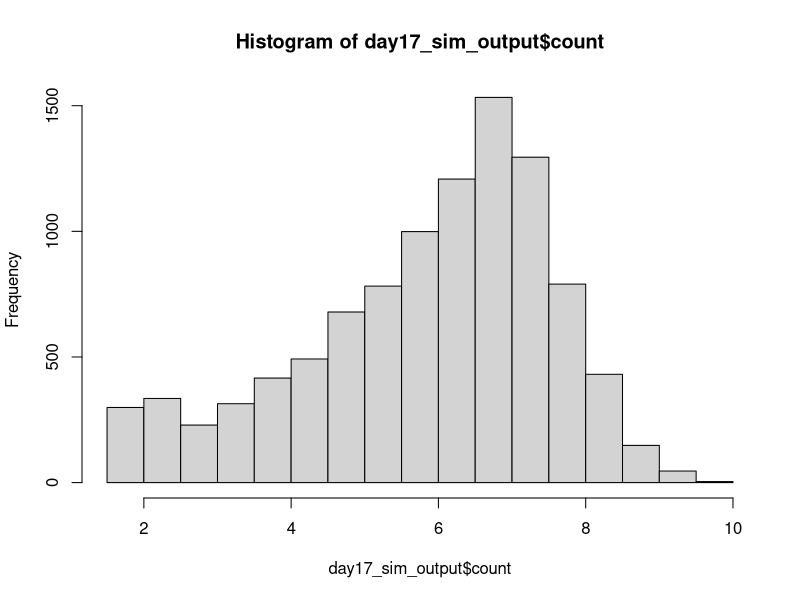
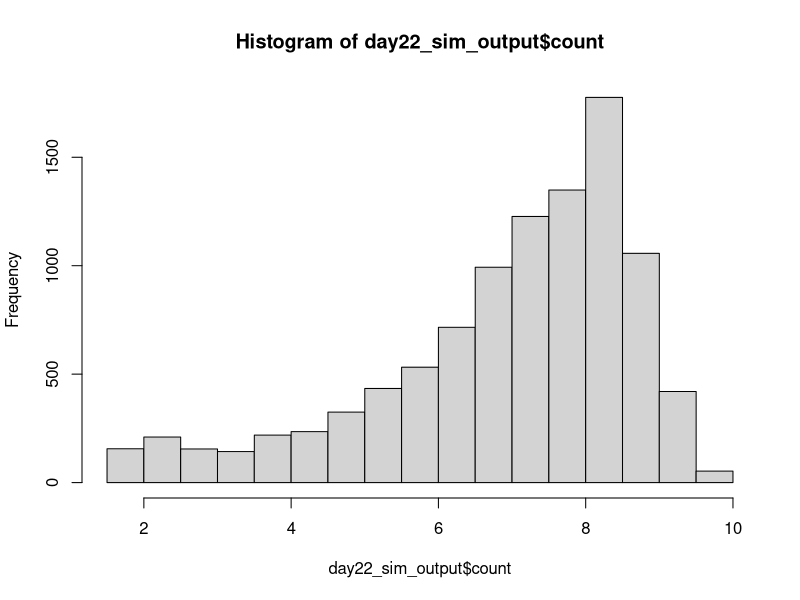

The R source for these figures, in order: (Note: this script raises an error after producing the figures.)
## ---------------------------Title---------------------------------------------
# CIDA Shelf Life Model

## ---------------------------Description---------------------------------------
# Project: CIDA Spinach 

# Description: 

## ---------------------------Packages------------------------------------------

#   Loading packages
library(dplyr); library(MASS); library(VGAM)

## ---------------------------Seed----------------------------------------------

#Set seed
set.seed(1)

## ---------------------------Inputs--------------------------------------------

#Load in data

strain_param <- read.csv("primary_model_parameters_strain_by_rep_2022_08_26.csv", header = TRUE)
apc_param <- read.csv("primary_model_parameters_apc_by_rep_2022_09_01.csv", header = TRUE)

mumax_secon <- read.csv("secondary_model_mumax_strain_by_rep_2022-09-01.csv", header = TRUE)
lag_secon <- read.csv("secondary_model_lag_strain_by_rep_2022_09_01.csv", header = TRUE)
lag_apc_secon <- read.csv("secondary_model_lag_apc_by_rep2022_09_01.csv", header = TRUE)

initial_count <- read.csv("initial_distribution_2022_08_24.csv", header = TRUE)
st_frequency <- read.csv("st_frequency_2022_05_18.csv", header = TRUE)

#Change strain parameters to lowercase 
strain_param$isolate <- tolower(strain_param$isolate)
apc_param$isolate <- tolower(apc_param$isolate)

mumax_secon$isolate <- tolower(mumax_secon$isolate)
lag_secon$isolate <- tolower(lag_secon$isolate)

#Initial Count Distribution: Log transforming initial count, and fitting a normal distribution to the data
initial_count_dist <- function(n){
  a <- runif(n, min = initial_count$min, max = initial_count$max)
  ans <- a*0.6
  return(ans)
}

#ST Distribution
isolates <- st_frequency$cida_isolates
st_prev <- st_frequency$frequency

st_dist <- function(n) {
ans <- sample(isolates, size = n, prob = st_prev, replace = T)
return(ans)
}

#Storage Temperature Distribution
temp_location <- 4
temp_shape <- 2.31

temp_dist <- function(n) {
  ans <- rlaplace(n, temp_location, temp_shape)
  for(i in 1:n)
  while (ans[i] < 0 | ans[i] > 10) {
    ans[i] <- rlaplace(1, temp_location, temp_shape)
  }
  return(ans)
}

#Primary Growth Models 


#Baranyi
baranyi <- function(day, log10n0, log10nmax, mumax, lag){
  log10n <- log10nmax + log10((-1 + exp(mumax * lag) + exp(mumax * day))/(exp(mumax * day) - 1 + exp(mumax * lag) * 10^(log10nmax - log10n0)))
}

#Baranyi without lag
baranyi_no_lag <- function(day, log10n0, log10nmax, mumax){
  log10n <- log10nmax - log10(1 + (10^(log10nmax - log10n0) - 1) * exp(-mumax * day))
}

#Buchanan
buchanan <- function(day, log10n0, log10nmax, mumax, lag){
  log10n <- log10n0 + (day >= lag) * (day <= (lag + (log10nmax - log10n0) * log(10) / mumax)) * mumax * (day - lag) / log(10) + (day >= lag) * (day>(lag + (log10nmax - log10n0) * log(10) / mumax)) * (log10nmax - log10n0)
}

#Buchanan without lag
buchanan_no_lag <- function(day, log10n0, log10nmax, mumax){
  log10n <- log10n0 + (day <= ((log10nmax - log10n0) * log(10) / mumax)) * mumax * day / log(10) + (day > ((log10nmax - log10n0) * log(10) / mumax)) * (log10nmax - log10n0)
}

#Gompertz
gompertz <- function(day, log10n0, log10nmax, mumax, lag){
  log10n <- log10n0 + (log10nmax - log10n0) * exp(-exp(mumax * exp(1) * (lag - day) / ((log10nmax - log10n0) * log(10)) + 1))
}


log10N_with_lag <- function(day, log10n0, log10nmax, mumax, lag, model) {
  ans <- numeric(length = length(day))
  for(i in seq_along(day)){
    if (model[i] == "baranyi") {
      ans[i] <- baranyi(day[i], log10n0[i], log10nmax[i], mumax[i], lag[i])
    }
    else if(model[i] == 'buchanan') {
      ans[i] <- buchanan(day[i], log10n0[i], log10nmax[i], mumax[i], lag[i])
    }
    else if(model[i] == "gompertz"){
      ans[i] <- gompertz(day[i], log10n0[i], log10nmax[i], mumax[i], lag[i])
    } 
    else{
      stop(paste0(model, " is not a valid model name. Must be one of Buchanan, Baranyi, Gompertz."))
    }
  }
  return(ans)
  
}

log10N_without_lag <- function(day, log10n0, log10nmax, mumax, model) {
  ans <- numeric(length = length(day))
  for(i in seq_along(day)){
    if (model[i] == "baranyi_no_lag") {
      ans[i] <- baranyi_no_lag(day[i], log10n0[i], log10nmax[i], mumax[i])
    }
    else if(model[i] == 'buchanan_no_lag') {
      ans[i] <- buchanan_no_lag(day[i], log10n0[i], log10nmax[i], mumax[i])
    }
    else{
      stop(paste0(model, " is not a valid model name. Must be one of Buchanan, Baranyi, Gompertz."))
    }
  }
  return(ans)
  
}

#Secondary model 

NewMu <- function(temp, b, temp_min) {
  sqrt_mu <- b*(temp - temp_min)
  ans <- sqrt_mu^2
  return(ans)
}

NewLag <- function(temp, b, temp_min) {
  sqrt_lag <- b*(temp - temp_min)
  ans <- sqrt_lag^2
  return(ans)
}

## ---------------------------Simulation Overview-------------------------------

n_packages <- 10000
n_sim <- n_packages
n_day <- 22

## ---------------Assigning Model Inputs----------------------------------------

#Assigning initial count, ST and temperature to each package
packages_sim <- data.frame(matrix(, nrow = n_sim, ncol = 9))
colnames(packages_sim) <- c("package", "initial_count", "storage_temp", "isolate", "isolate_rep", "model", "lag", "mu", "nmax")

packages_sim$package <- rep(1:n_packages)
packages_sim$initial_count <- initial_count_dist(n_sim)
packages_sim$storage_temp <- temp_dist(n_sim)
packages_sim$isolate <- st_dist(n_sim)
packages_sim$isolate_rep <- sample(1:3, n_sim, replace = TRUE)

#Assigning a growth model to each package. The selected model will be the best fitting model at 6˚C 
for(i in 1:n_sim){
  strain_index <- which(packages_sim$isolate[i] == strain_param$isolate & packages_sim$isolate_rep[i] == strain_param$rep & 6 == strain_param$temp)
  packages_sim$model[i] <- strain_param$model_type[strain_index]
}

#Assign lag to each package

for(i in 1:n_sim){
  rep <- packages_sim$isolate_rep[i]
  if(packages_sim$isolate[i] == "s12-0180"){
    rep <- sample(c(1, 3), 1, replace = TRUE)
  } else if (packages_sim$isolate[i] == "s12-0184"){
    rep <- 1
  } else if (packages_sim$isolate[i] == "s12-0132"){
    rep <- 3
  }  else {
    rep <- rep
  }
  apc_lag <- 0
  strain_index <- which(packages_sim$isolate[i] == lag_secon$isolate & rep == lag_secon$rep)
  strain_lag <- NewLag(packages_sim$storage_temp[i], lag_secon$b_mu[strain_index], lag_secon$temp_min_mu[strain_index])
  strain_lag <- ifelse(packages_sim$isolate[i] == "s12-0166", 0, strain_lag)
  packages_sim$lag[i] <- runif(n = 1, min = min(strain_lag, apc_lag), max = max(strain_lag, apc_lag))
  packages_sim$lag[i] <- packages_sim$lag[i]
}

packages_sim$lag <- ifelse(packages_sim$model %in% c("baranyi_no_lag", "buchanan_no_lag"), NA, packages_sim$lag)

#Assign mumax to each package
for(i in 1:n_sim){
  rep <- ifelse(packages_sim$isolate[i] == "s12-0141", 1, packages_sim$isolate_rep[i])
  strain_index <- which(packages_sim$isolate[i] == mumax_secon$isolate & rep == mumax_secon$rep)
  package_mu <- NewMu(packages_sim$storage_temp[i], mumax_secon$b_mu[strain_index], mumax_secon$temp_min_mu[strain_index])
  packages_sim$mu[i] <- package_mu
}

#Assign nmax to each package
for(i in 1:n_sim){
  rep <- packages_sim$isolate_rep[i]
strain_index <- which(packages_sim$isolate[i] == strain_param$isolate & rep == strain_param$rep & 6 == strain_param$temp)
apc_index <- which(packages_sim$isolate[i] == apc_param$isolate & rep == apc_param$rep & 6 == apc_param$temp)
strain_nmax <- strain_param$nmax[strain_index]
apc_nmax <- apc_param$nmax[strain_index]
packages_sim$nmax[i] <- runif(n = 1, strain_nmax, apc_nmax)
packages_sim$nmax[i] <- packages_sim$nmax[i]
}

## ----------------Assessing Growth Over Shelf Life-----------------------------

models_with_lag <- c("baranyi", "buchanan", "gompertz")

shelf_life_sim <- packages_sim[rep(seq_len(nrow(packages_sim)), each = 22), ]
rownames(shelf_life_sim) <- 1:nrow(shelf_life_sim)
shelf_life_sim["day"] <- rep(1:n_day, times = n_sim)
shelf_life_sim["count"] <- NA

shelf_life_sim[is.na(shelf_life_sim$lag), ] <- shelf_life_sim[is.na(shelf_life_sim$lag), ] %>% 
  mutate(count = log10N_without_lag(day, initial_count, nmax, mu, model))

shelf_life_sim[!is.na(shelf_life_sim$lag), ] <- shelf_life_sim[!is.na(shelf_life_sim$lag), ] %>% 
  mutate(count = log10N_with_lag(day, initial_count, nmax, mu, lag, model))

## --------------------------------Plotting Outcome-----------------------------

day17_sim_output <- shelf_life_sim %>%
  filter(day == 17)

h17 <- hist(day17_sim_output$count)
h17


day22_sim_output <- shelf_life_sim %>%
  filter(day == 22)

h22 <- hist(day22_sim_output$count)
h22

## --------------------------------Threshold------------------------------------

sa_temp <- shelf_life_sim %>%
  group_by(day) %>%
  summarise(prop_fail = sum(count > 7.6)/n_packages) %>%
  mutate(adj = 0.6) %>%
  mutate(param = "n0")

## --------------------------------Export---------------------------------------

date <- Sys.Date()
date <- gsub("-", "_", date)
file_name <- paste0("output/sa_n0_", date,".csv")
  
write.table(sa_temp, file_name, sep = ",", col.names = !file.exists(file_name), append = T, row.names = FALSE)
